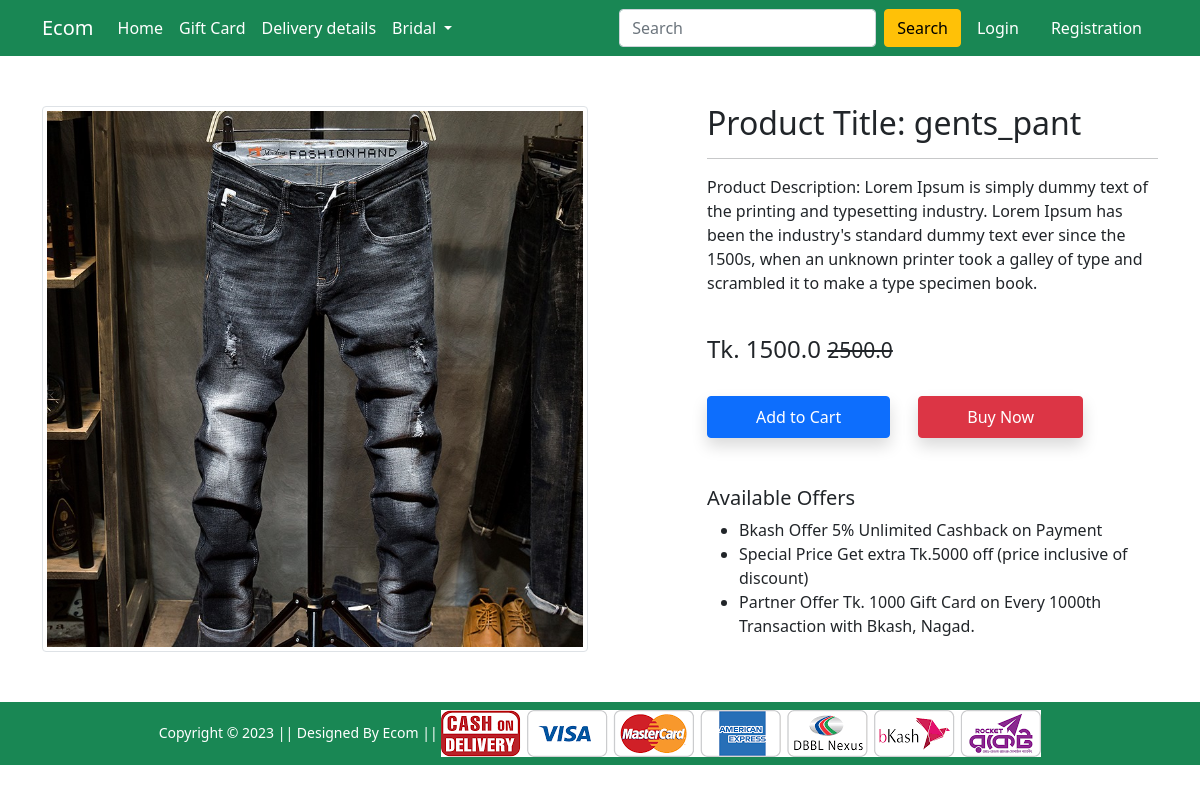
Screenshot of /product-detail/1 with the database file from the repository.
### Shop/models.py (models this page shows, shortened)
class product(models.Model):
    title = models.CharField(max_length=255)
    selling_price = models.FloatField()
    discount_price = models.FloatField()
    description = models.TextField()
    brand = models.CharField(max_length=50)
    catagory = models.CharField(choices=CATAGORY_CHOICES,max_length=2)
    product_img = models.ImageField(upload_to='product_img')

### Shop/views.py (the view)
# urls.py: path('product-detail/<int:pk>', views.productDetailView.as_view(), name='product-detail'),
class productDetailView(View):
  def get(self,request,pk):
    Product = product.objects.get(pk=pk)
    return render(request,'Shop/productdetail.html',{'product':Product})

### Shop/templates/Shop/productdetail.html (shortened to what this page needs)
{% extends 'Shop/base.html' %}
{% load static %}
{% block main-content %}
<div class="container my-5">
    <div class="row">
        <div class="col-sm-6 text-center align-self-center">
            <img src="{{product.product_img.url}}" alt="" class="img-fluid img-thumbnail">
        </div>
        <div class="col-sm-5 offset-sm-1">
            <h2>Product Title: {{product.title}}</h2>
            <hr>
            <p>Product Description: {{product.description}} </p> <br>
            <h4>Tk. {{product.discount_price}} <small class="fw-light text-decoration-line-through">  {{product.selling_price}} </small></h4> <br>
            <form action="/add-to-cart" method="get" class='d-inline'>
                <button type="submit" class='btn btn-primary shadow px-5 py-2'>Add to Cart</button>
            </form>
            <a href="{% url 'buy-now' %}" class="btn btn-danger shadow px-5 py-2 ms-4">Buy Now</a>
            <h5 class="mt-5">Available Offers</h5>
            <ul>
                <li>Bkash Offer 5% Unlimited Cashback on Payment</li>
                <li>Special Price Get extra Tk.5000 off (price inclusive of discount)</li>
                <li>Partner Offer Tk. 1000 Gift Card on Every 1000th Transaction with Bkash, Nagad.</li>
            </ul>
        </div>
    </div>
</div>
{% endblock main-content %}

### rows the page displays
product: product_img (picture), title "gents_pant", description "Lorem Ipsum is simply dummy text of the printing and typesetting industry. Lorem Ipsum has been the industry's standard dummy text ever since the 1500s, when an unknown printer took a galley of type and scrambled it to make a type specimen book.", discount_price "1500.0", selling_price "2500.0"
